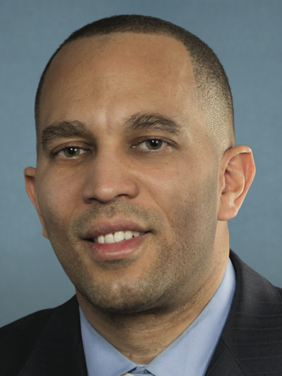
#> input picture subpoena-evaders/source-images/row1.png, 282 x 376 px
$ python make_sprites.py
#> lines starting #> are read from the running program, lines starting #| are printed output that depends on the picture; after the words box and inside, x2 and y2 are one past the last pixel; in counts of white or black regions, pixels touching at a corner belong together
"""Turn the photos in source-images/ into small pixel-art sprites for the game.

Run from this folder:  python3 make_sprites.py [preview_dir]

Writes sprites.js, which the game loads. Each sprite is stored as a small
palette plus rows of palette indexes ('.' = transparent), so the game can do
per-pixel collisions.

Inputs:
  row1.png .. row5.png  formation rows (row5 is drawn at the top)
  defender.png          the player
  bonus.png             optional bonus ship; if it's missing, the game uses a
                        built-in placeholder. Drop the file in and rerun.
"""
import json
import os
import sys
from collections import deque

import numpy as np
from PIL import Image, ImageEnhance, ImageFilter

HERE = os.path.dirname(os.path.abspath(__file__))
SRC = os.path.join(HERE, "source-images")
OUT = os.path.join(HERE, "sprites.js")

# name: (file, target height in px, colors, background mode)
# Ellipse modes carry (cx, cy, rx, ry) as fractions of the photo size.
SPRITES = {
    "row1": ("row1.png", 24, 10, "flood"),
    "row2": ("row2.png", 24, 10, "flood"),
    "row3": ("row3.png", 24, 10, "flood"),
    "row4": ("row4.png", 24, 10, "flood"),
    "row5": ("row5.png", 22, 3, "flood_all"),
    "defender": ("defender.png", 26, 10, ("ellipse", 0.50, 0.44, 0.40, 0.42)),
    "bonus": ("bonus.png", 22, 10, ("ellipse", 0.50, 0.43, 0.36, 0.41)),
}
# keep only the top part of each cutout so the face gets more of the pixels
KEEP_TOP = 0.88


def flood_mask(rgb, seed_frac=0.65, tol=38, all_edges=False):
    """Background = pixels connected to the border that are close to the
    border color. Seeds come from the top edge and the upper part of the side
    edges, so suits touching the bottom edge are kept."""
#> called with seed_frac = 0.65, tol = 38, all_edges = False
    h, w, _ = rgb.shape
#> h = 376; w = 282
    rgb = rgb.astype(np.int32)
    seeds = [(0, x) for x in range(w)]
    ylim = h if all_edges else int(h * seed_frac)
#> ylim = 244
    seeds += [(y, 0) for y in range(ylim)] + [(y, w - 1) for y in range(ylim)]
    if all_edges:
        seeds += [(h - 1, x) for x in range(w)]
    ref = np.median(np.array([rgb[y, x] for y, x in seeds]), axis=0)
#> ref = [101, 125, 135.5]
    close = np.sqrt(((rgb - ref) ** 2).sum(axis=2)) < tol
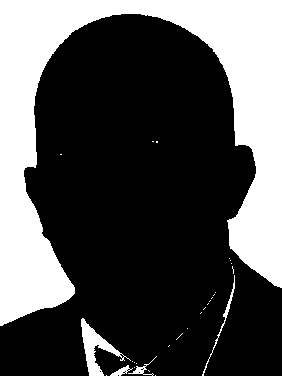
#> close: shape (376, 282) bool; 31.4% white; 29 white regions (24 under 20 px), largest, box (x1, y1, x2, y2) and area: (0, 0, 282, 326) 32026, (81, 318, 131, 376) 864, (202, 275, 235, 376) 195, (128, 356, 157, 376) 102, (110, 365, 133, 376) 100
    bg = np.zeros((h, w), bool)
    q = deque()
    for y, x in seeds:
        if close[y, x] and not bg[y, x]:
            bg[y, x] = True
            q.append((y, x))
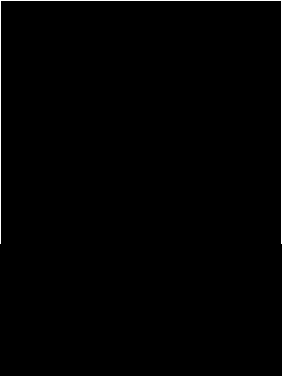
#> bg: shape (376, 282) bool; 0.72% white in thin lines or dots, all inside (x1, y1, x2, y2) = (0, 0, 282, 244)
    while q:
        y, x = q.popleft()
        for ny, nx in ((y + 1, x), (y - 1, x), (y, x + 1), (y, x - 1)):
            if 0 <= ny < h and 0 <= nx < w and close[ny, nx] and not bg[ny, nx]:
                bg[ny, nx] = True
                q.append((ny, nx))
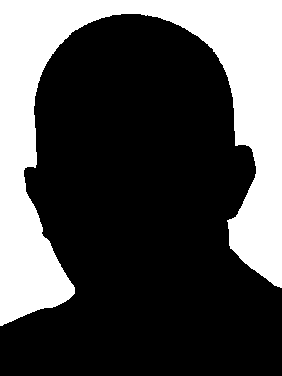
#> bg: shape (376, 282) bool; 30.2% white; 1 white region, box (x1, y1, x2, y2) and area: (0, 0, 282, 326) 32026
    return ~bg


def ellipse_mask(h, w, fcx, fcy, frx, fry):
    """Hand-built head-and-shoulders mask for a photo with a busy backdrop."""
    yy, xx = np.mgrid[0:h, 0:w]
    cx, cy = w * fcx, h * fcy
    head = ((xx - cx) / (w * frx)) ** 2 + ((yy - cy) / (h * fry)) ** 2 <= 1
    t = np.clip((yy - h * 0.70) / (h * 0.30), 0, 1)
    half = w * (0.30 + 0.22 * t)
    shoulders = (yy >= h * 0.70) & (np.abs(xx - w * 0.5) <= half)
    return head | shoulders


def convert(name, fname, th, ncolors, mode):
    img = Image.open(os.path.join(SRC, fname)).convert("RGB")
    rgb = np.array(img)
    if mode == "flood":
        mask = flood_mask(rgb)
    elif mode == "flood_all":
        mask = flood_mask(rgb, all_edges=True, tol=30)
    else:
        mask = ellipse_mask(*rgb.shape[:2], *mode[1:])
    # crop to the mask's bounding box
    ys, xs = np.where(mask)
    y0, y1 = ys.min(), ys.max() + 1
#> y0 = 14; y1 = 376
    if mode != "flood_all":
        y1 = y0 + int((y1 - y0) * KEEP_TOP)
#> y1 = 332
    mask[y1:] = False
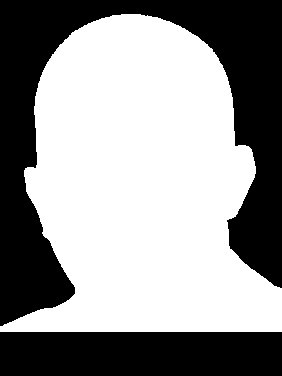
#> mask: shape (376, 282) bool; 58.1% white; 2 black regions, box (x1, y1, x2, y2) and area: (0, 0, 282, 326) 32026, (0, 332, 282, 376) 12408
    ys, xs = np.where(mask)
    x0, x1 = xs.min(), xs.max() + 1
#> x0 = 0; x1 = 282
    img = img.crop((x0, y0, x1, y1))
#> img: PIL image 282x318 RGB
    mask = mask[y0:y1, x0:x1]
#> mask: shape (318, 282) bool; 68.7% white; 2 black regions, box (x1, y1, x2, y2) and area: (0, 0, 121, 312) 14457, (141, 0, 282, 274) 13621
    # punch up color and contrast so features survive the shrink
    img = ImageEnhance.Contrast(img).enhance(1.25)
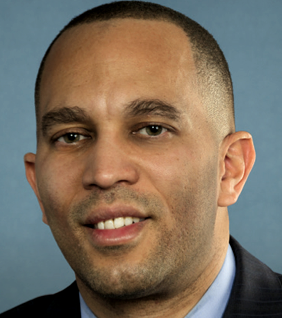
#> img: PIL image 282x318 RGB; mean R, G, B 123.2, 110.3, 95.4
    img = ImageEnhance.Color(img).enhance(1.3)
    tw = max(1, round(th * img.width / img.height))
#> tw = 21
    small = img.resize((tw, th), Image.LANCZOS)
    if mode != "flood_all":
        small = small.filter(ImageFilter.UnsharpMask(radius=1, percent=60, threshold=2))
    a = Image.fromarray((mask * 255).astype(np.uint8)).resize((tw, th), Image.BOX)
    alpha = np.array(a) >= 128
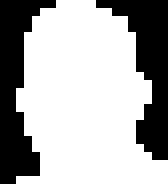
#> alpha: shape (24, 21) bool (shown 8 times larger); 68.5% white; 2 black regions, box (x1, y1, x2, y2) and area: (0, 0, 7, 23) 81, (12, 0, 21, 20) 78
    # build the palette from opaque pixels only, so the backdrop doesn't
    # steal colors, then map every pixel onto it
    if mode == "flood_all":
        # the donkey logo is flat art: pin it to its three real colors
        palimg = Image.new("P", (1, 1))
        palimg.putpalette([18, 40, 170, 230, 40, 35, 250, 250, 250] + [0] * 759)
        ncolors = 3
    else:
        px = np.array(small)[alpha].reshape(1, -1, 3)
#> px = 345 rows, first 8: [12, 37, 50], [0, 0, 8], [0, 1, 0], [3, 10, 8], [10, 23, 26], [30, 47, 56], [21, 1, 0], [50, 24, 1]
        palimg = Image.fromarray(px.astype(np.uint8)).quantize(
            colors=ncolors, method=Image.MEDIANCUT, kmeans=4)
    pal = palimg.getpalette()[: ncolors * 3]
#> pal = 30 values, max 232 at index 2, min 14 at index 29, mean 112.3
    q = small.quantize(palette=palimg, dither=Image.NONE)
    idx = np.array(q)
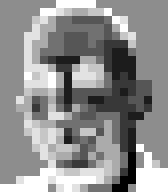
#> idx: shape (24, 21) (shown 8 times larger); min 0, max 9, mean 5.04; drawn with min black and max white
    used = sorted(set(idx[alpha].tolist()))
#> used = [0, 1, 2, 3, 4, 5, 6, 7, 8, 9]
    remap = {old: i for i, old in enumerate(used)}
#> remap = 10 items
    palette = ["#%02x%02x%02x" % tuple(pal[i * 3 : i * 3 + 3]) for i in used]
#> palette = ['#c9dbe8', '#e7aa73', '#c69262', '#d4874c', '#b17441', '#596674', '#8f5d32', '#654528', '#462911', '#110f0e']
    rows = []
    for y in range(th):
        rows.append("".join(str(remap[idx[y, x]]) if alpha[y, x] else "." for x in range(tw)))
#> after the loop, rows = 24 items, first 6: '.......99999.........', '.....998766779.......', '....786443333498.....', '....866444444369.....', '...88644333443478....', '...86644333432227....'
    # drop empty rows/cols left by the threshold
    while rows and set(rows[0]) == {"."}:
        rows.pop(0)
#> this loop made 0 passes
    while rows and set(rows[-1]) == {"."}:
        rows.pop()
    while all(r[0] == "." for r in rows):
        rows = [r[1:] for r in rows]
    while all(r[-1] == "." for r in rows):
        rows = [r[:-1] for r in rows]
    return {"w": len(rows[0]), "h": len(rows), "palette": palette, "rows": rows}


def preview(sprites, path, scale=12):
    pad = 4
    total_w = sum(s["w"] + pad for s in sprites.values()) * scale
    max_h = max(s["h"] for s in sprites.values()) * scale
    sheet = Image.new("RGB", (total_w, max_h), (12, 12, 20))
    x = 0
    for s in sprites.values():
        for yy, row in enumerate(s["rows"]):
            for xx, c in enumerate(row):
                if c != ".":
                    col = tuple(int(s["palette"][int(c)][i : i + 2], 16) for i in (1, 3, 5))
                    sheet.paste(col, (x + xx * scale, yy * scale, x + (xx + 1) * scale, (yy + 1) * scale))
        x += (s["w"] + pad) * scale
    sheet.save(path)


def main():
    out = {}
    for name, (fname, th, nc, mode) in SPRITES.items():
        if not os.path.exists(os.path.join(SRC, fname)):
            print(f"skip {name}: {fname} not found")
            continue
        out[name] = convert(name, fname, th, nc, mode)
        print(f"{name}: {out[name]['w']}x{out[name]['h']}, {len(out[name]['palette'])} colors")
#| row1: 21x24, 10 colors
#> pass 2 of the loop in main, `for name, (fname, th, nc, mode) in SPRITES.items():`:
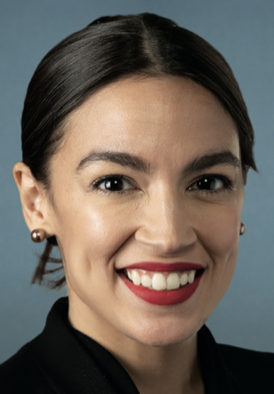
#> input picture subpoena-evaders/source-images/row2.png, 274 x 394 px
#> rgb: shape (394, 274, 3) int32
#> in flood_mask (call 2), `seeds = [(0, x) for x in range(w)]`: seeds = 274 pairs, first value 0 to 0, second value 0 to 273
#> in flood_mask (call 2), `seeds += [(y, 0) for y in range(ylim)] + [(y, w - 1) for y in range(yl..`: seeds = 786 pairs, first value 0 to 255, second value 0 to 273
#> ref = [97, 121, 132]
#> in flood_mask (call 2), `close = np.sqrt(((rgb - ref) ** 2).sum(axis=2)) < tol`:
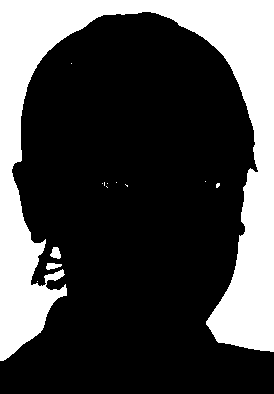
#> close: shape (394, 274) bool; 28.1% white; 13 white regions (10 under 20 px), largest, box (x1, y1, x2, y2) and area: (0, 0, 274, 361) 30139, (50, 247, 61, 259) 93, (46, 263, 62, 270) 77
#> in convert (call 2), `y0, y1 = ys.min(), ys.max() + 1`: y0 = 12; y1 = 394
#> in convert (call 2), `y1 = y0 + int((y1 - y0) * KEEP_TOP)`: y1 = 348
#> x0 = 12; x1 = 258
#> a: PIL image 18x24 L
#> px = 343 rows, first 8: [41, 55, 59], [43, 50, 49], [29, 37, 34], [9, 11, 10], [2, 8, 12], [42, 65, 73], [53, 72, 77], [57, 52, 43]
#> pal = 30 values, max 255 at index 0, min 2 at index 29, mean 112.4
#> in convert (call 2), `q = small.quantize(palette=palimg, dither=Image.NONE)`:
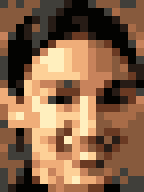
#> q: PIL image 18x24 P (shown 8 times larger); mean R, G, B 133.8, 98.9, 71.4
#> palette = ['#ffefbe', '#fdd097', '#efae79', '#c9835c', '#a86d48', '#875a3e', '#6a3a23', '#403f3a', '#281d16', '#030302']
#> after the loop in convert (call 2), `for y in range(th):`: rows = 24 items, first 6: '......778997......', '....777899999.....', '...987899889998...', '..98578999899998..', '..98779986689999..', '.9997962222456997.'
#| row2: 18x24, 10 colors
#> pass 3 of the loop in main, `for name, (fname, th, nc, mode) in SPRITES.items():`:
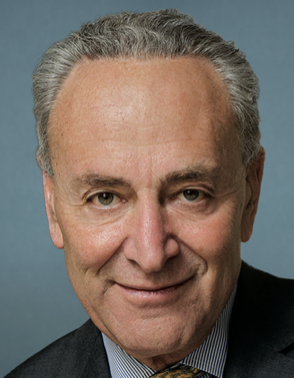
#> input picture subpoena-evaders/source-images/row3.png, 294 x 378 px
#> rgb: shape (378, 294, 3) int32
#> in flood_mask (call 3), `seeds = [(0, x) for x in range(w)]`: seeds = 294 pairs, first value 0 to 0, second value 0 to 293
#> in flood_mask (call 3), `seeds += [(y, 0) for y in range(ylim)] + [(y, w - 1) for y in range(yl..`: seeds = 784 pairs, first value 0 to 244, second value 0 to 293
#> ref = [97, 121, 131]
#> in flood_mask (call 3), `close = np.sqrt(((rgb - ref) ** 2).sum(axis=2)) < tol`:
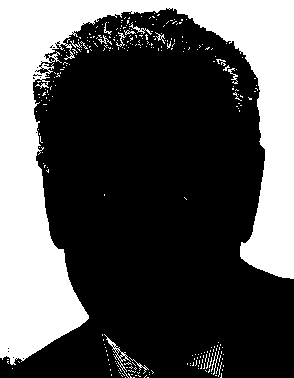
#> close: shape (378, 294) bool; 32.1% white; 289 white regions (275 under 20 px), largest, box (x1, y1, x2, y2) and area: (0, 0, 294, 365) 34341, (104, 334, 131, 378) 151, (129, 22, 152, 35) 60
#> in convert (call 3), `y0, y1 = ys.min(), ys.max() + 1`: y0 = 8; y1 = 378
#> in convert (call 3), `y1 = y0 + int((y1 - y0) * KEEP_TOP)`: y1 = 333
#> x0 = 33; x1 = 294
#> in convert (call 3), `small = small.filter(ImageFilter.UnsharpMask(radius=1, percent=60, thr..`:
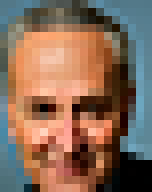
#> small: PIL image 19x24 RGB (shown 8 times larger); mean R, G, B 135, 106.2, 88.1
#> px = 350 rows, first 8: [86, 94, 89], [77, 83, 79], [79, 85, 81], [56, 55, 45], [74, 78, 69], [68, 82, 80], [70, 63, 46], [80, 68, 45]
#> pal = 30 values, max 249 at index 0, min 4 at index 29, mean 112.4
#> palette = ['#f9b89c', '#f1a67e', '#e8976b', '#cf865c', '#b36a41', '#867864', '#83482a', '#525246', '#43220f', '#110804']
#> after the loop in convert (call 3), `for y in range(th):`: rows = 24 items, first 6: '......77787........', '...777757889.......', '..577775778998.....', '.55565535566789....', '.552111112344578...', '5532211122344458...'
#| row3: 19x24, 10 colors
#> the loop made 7 passes; the first 3 are shown
    with open(OUT, "w") as f:
        f.write("// Generated by make_sprites.py. Don't edit by hand.\n")
        f.write("window.SPRITES = " + json.dumps(out, indent=1) + ";\n")
    if len(sys.argv) > 1:
        preview(out, os.path.join(sys.argv[1], "preview.png"))


if __name__ == "__main__":
    main()
